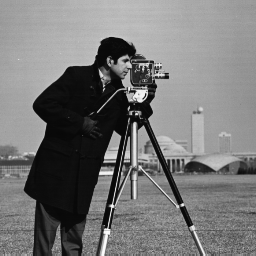
#> input picture EXERCISE1/SET 1 IMAGE.tif, 256 x 256 px
$ python EXE1_b150343cs_bastian_5.py
#> lines starting #> are read from the running program, lines starting #| are printed output that depends on the picture
from PIL import Image
import numpy as np
im=Image.open("SET 1 IMAGE.tif")
#> im is the input picture: PIL image 256x256 L; min 7, max 253, mean 118.7
im=im.convert("L")
ima=np.array(im)
b=im.getextrema()
#> b = (7, 253)
minp=b[0]
#> minp = 7
maxp=b[1]
#> maxp = 253
imc = np.zeros(((ima.shape[0]),(ima.shape[1])))
for i in range(ima.shape[0]):
	for j in range(ima.shape[1]):
		if ima[i][j]<(maxp/4):
		  	imc[i][j]=0
		elif ima[i][j]<(2*maxp/4):
			imc[i][j]=maxp/4
		elif ima[i][j]<(3*maxp/4):
			imc[i][j]=2*maxp/4
		elif ima[i][j]<(maxp):
			imc[i][j]=3*maxp/4
		else:
			imc[i][j]=maxp
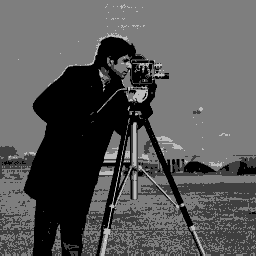
#> imc: shape (256, 256) float64; min 0, max 253, mean 87.2
newi=Image.fromarray(imc)
newi=newi.convert("L")
#> newi: PIL image 256x256 L
newi.save("5.jpg")
